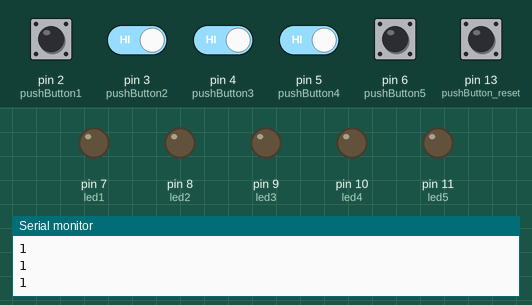
The sketch below on a simulated Arduino Uno, built with avr-gcc and run on an emulated ATmega328P. Parts: output pins drawn as LEDs (lit = HIGH), the last lines printed to the serial monitor. Inputs (shaded band) come from the test bench; at power-on: pin 2 (pushButton1), pin 3 (pushButton2), pin 4 (pushButton3), pin 5 (pushButton4), pin 6 (pushButton5), pin 13 (pushButton_reset) HIGH.

Above: at 1.2 s.
1.3 s: pin 2 (pushButton1) pulled LOW for 0.15 s
At 2.5 s:
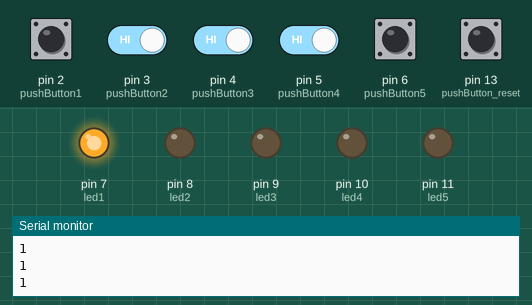
2.9 s: pin 3 (pushButton2) driven LOW and pin 4 (pushButton3) driven LOW
At 5.0 s:
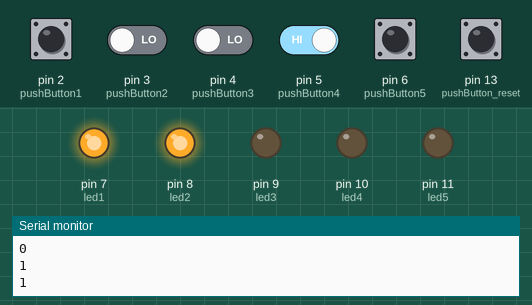
5.8 s: pin 3 (pushButton2) driven HIGH
At 8.5 s:
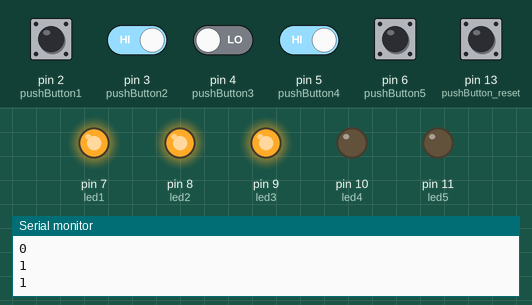
8.8 s: pin 4 (pushButton3) driven HIGH and pin 5 (pushButton4) driven LOW
At 10.8 s:
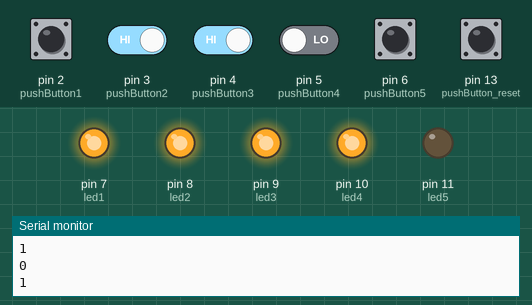
Timing chart, 0 to 12.3 s (numbered marks = the images above; inputs shaded):
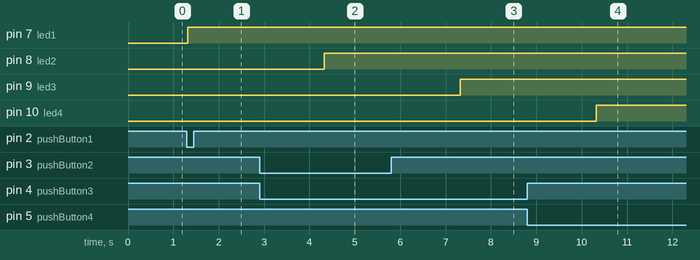

The sketch:

light_table_contest.ino
```cpp
/*
SISTEMA DE CONTROLO DE MESA DE LUZ PARA CONCURSOS
AUTOR: CARLOS ALEXANDRE ANTUNES MESQUITA
ANO: 2016

*/

// digital pin 2 has a pushbutton attached to it. Give it a name:
String readString; //modo de leitura
int pushButton1 = 2, pushButton2 = 3, pushButton3 = 4, pushButton4 = 5, pushButton5 = 6, pushButton_reset = 13;
int led1 = 7, led2 = 8, led3 = 9, led4 = 10,  led5 = 11;


// the setup routine runs once when you press reset:
void setup() {

  // initialize serial communication at 9600 bits per second:
  Serial.begin(9600);

  // make the pushbutton's pin an input:
  pinMode(pushButton1, INPUT);
    pinMode(pushButton2, INPUT);
     pinMode(pushButton3, INPUT);
       pinMode(pushButton4, INPUT);
         pinMode(pushButton5, INPUT);
          pinMode(pushButton_reset, INPUT);

  pinMode(led1, OUTPUT);
    pinMode(led2, OUTPUT);
       pinMode(led3, OUTPUT);
          pinMode(led4, OUTPUT);
             pinMode(led5, OUTPUT);

  // turn on pullup resistors
  digitalWrite(pushButton1, HIGH);
    digitalWrite(pushButton2, HIGH);
      digitalWrite(pushButton3, HIGH);
        digitalWrite(pushButton4, HIGH);
          digitalWrite(pushButton5, HIGH);

  digitalWrite(led1, LOW);
    digitalWrite(led2, LOW);
      digitalWrite(led3, LOW);
        digitalWrite(led4, LOW);
          digitalWrite(led5, LOW);
}

// the loop routine runs over and over again forever:
void loop() {

 // read the input pin:
  int buttonState1 = digitalRead(pushButton1);
    int buttonState2 = digitalRead(pushButton2);
      int buttonState3 = digitalRead(pushButton3);
        int buttonState4 = digitalRead(pushButton4);
          int buttonState5 = digitalRead(pushButton5);
            int reset = digitalRead(pushButton_reset);

  // print out the state of the button:
  Serial.println(buttonState1);
    Serial.println(buttonState2);
     Serial.println(buttonState3);
      Serial.println(buttonState4);
        Serial.println(buttonState5);


            if(buttonState1==0){
              digitalWrite(led1, HIGH);
              delay(3000);

                }else{

                      if(buttonState2==0){
                        digitalWrite(led2, HIGH);
                        delay(3000);

                     }else{

                          if(buttonState3==0){
                           digitalWrite(led3, HIGH);
                           delay(3000);

                          }else{

                               if(buttonState4==0){
                                  digitalWrite(led4, HIGH);
                                  delay(3000);

                               }else{

                                  if(buttonState5==0){
                                  digitalWrite(led5, HIGH);
                                  //delay(3000);

                                  }else{

                                    //reset of the lights in the table
                                    if(reset==0){
                                      digitalWrite(led1, LOW);
                                      digitalWrite(led2, LOW);
                                      digitalWrite(led3, LOW);
                                      digitalWrite(led4, LOW);
                                      digitalWrite(led5, LOW);

                                                }
                                       }
                                     }
                                   }
                                }

                            }
                      }
```

Measured:
- after the input at 1.3 s, pin 7 (led1): LOW → HIGH at once
- after the input at 2.9 s, pin 8 (led2): LOW → HIGH after 1.4 s
- after the input at 5.8 s, pin 9 (led3): LOW → HIGH after 1.5 s
- after the input at 8.8 s, pin 10 (led4): LOW → HIGH after 1.5 s
